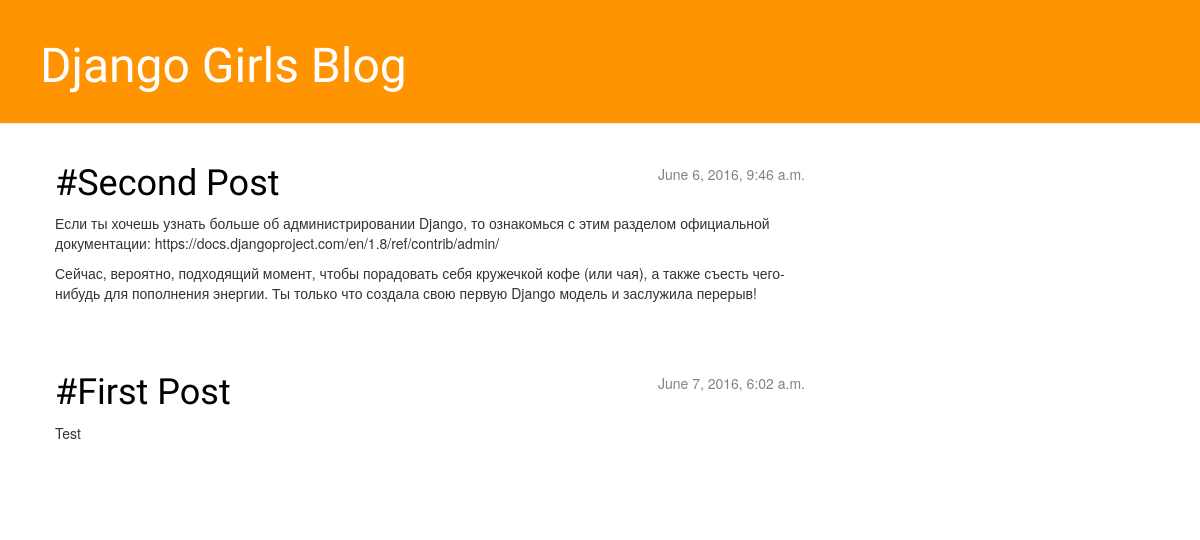
Before: / with the older database file.
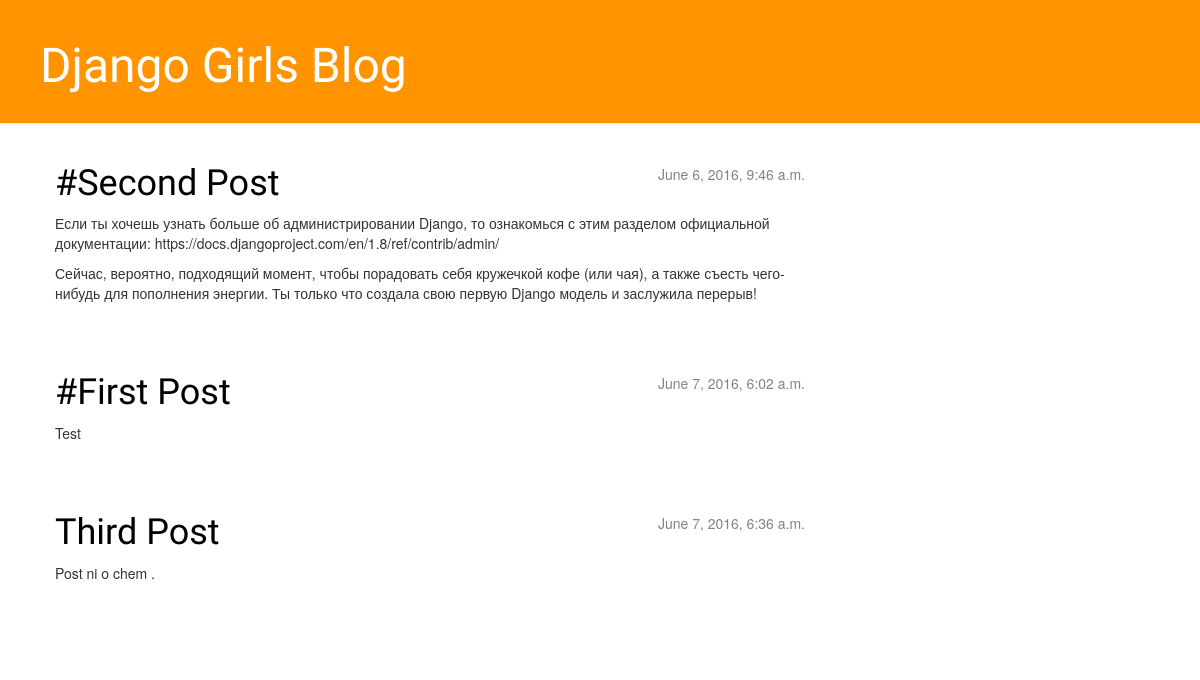
After: the same page with the newer database file.
### blog/models.py (models this page shows, shortened)
class Post(models.Model):
    author = models.ForeignKey('auth.User')
    title = models.CharField(max_length=200)
    text = models.TextField()
    created_date = models.DateTimeField(
            default=timezone.now)
    published_date = models.DateTimeField(
            blank=True, null=True)

### blog/views.py (the view)
# urls.py: url(r'^$', views.post_list, name='post_list'),
def post_list(request):
    posts = Post.objects.filter(published_date__lte=timezone.now()).order_by('published_date')
    return render(request, 'blog/post_list.html', {'posts':posts})

### blog/templates/blog/post_list.html
 {% extends 'blog/base.html' %}
 {% block content %}
        {% for post in posts %}
            <div class="post">
                <div class="date">
                    {{ post.published_date }}
                </div>
                <h1><a href="{% url 'post_detail' pk=post.pk %}">{{ post.title }}</a></h1>
                <p>{{ post.text|linebreaks }}</p>
            </div>
        {% endfor %}
 {% endblock content %}

### blog/templates/blog/base.html (shortened to what this page needs)
{% load staticfiles %}
    <html>
        <head>
            <link rel="stylesheet" href="//maxcdn.bootstrapcdn.com/bootstrap/3.2.0/css/bootstrap.min.css">
            <link rel="stylesheet" href="//maxcdn.bootstrapcdn.com/bootstrap/3.2.0/css/bootstrap-theme.min.css">
            <link rel="stylesheet" href="{% static 'blog.css' %}">
        </head>
        <body>
             <div class="page-header">
            <h1><a href="/">Django Girls Blog</a></h1>
        </div>
        <div class="content container">
            <div class="row">
                <div class="col-md-8">
                {% block content %}
                {% endblock %}
                </div>
            </div>
        </div>
        </body>
    </html>

### blog/static/blog.css (style rules this page uses)
h1 a { color: #FCA205; font-family: 'Lobster'; }
.page-header { background-color: #ff9400; margin-top: 0 !important; padding: 20px 20px 20px 40px; }
.page-header h1, .page-header h1 a, .page-header h1 a:visited, .page-header h1 a:active { color: #ffffff; font-size: 36pt; text-decoration: none; }
.content { margin-left: 40px; }
h1, h2, h3, h4 { font-family: 'Lobster', cursive !important; }
.date { float: right; color: #828282; }
.post { margin-bottom: 70px; }
.post h1 a, .post h1 a:visited { color: #000000; }

Changed rows visible on the page:
added Post: published_date "June 7, 2016, 6:36 a.m.", title "Third Post", text "Post ni o chem ."
